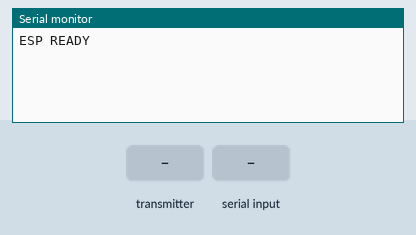
A sketch run on a simulated ESP8266 (NodeMCU). Parts: the last lines printed to the serial monitor. Inputs (shaded band) come from the test bench.

Above: at 1.3 s.
1.4 s: the transmitter starts sending cmd = 0
At 1.71 s:
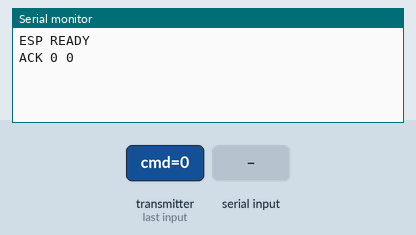
3.4 s: "TURN_ON\n" received over Serial
At 3.71 s:
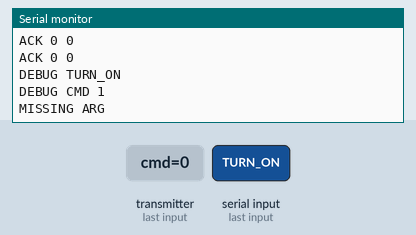
4.9 s: "TURN_OFF\n" received over Serial
At 5.21 s:
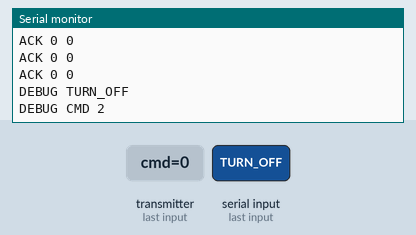
6.4 s: "90,45\n" received over Serial
At 6.71 s:
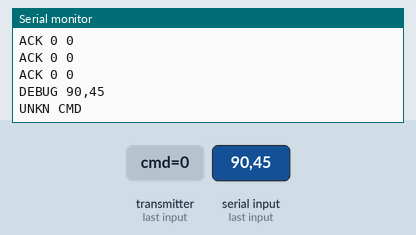
7.9 s: "3\n" received over Serial
At 8.21 s:
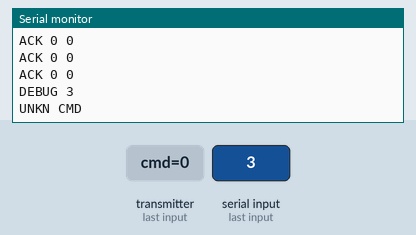
9.4 s: "TURN_ON,45\n" received over Serial
At 9.71 s:
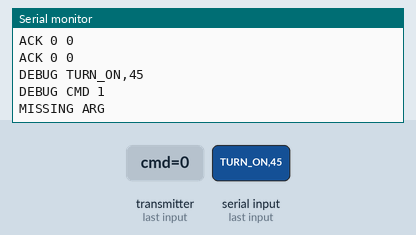

The sketch:

sender.ino
```cpp
#include <ESP8266WiFi.h>
#include <espnow.h>

//1 -> faire sonner + duration
//2 -> arretr faire sonner
//3 -> porte ouverte
//4 -> porte fermer
//5 -> ack
//6 -> error


// ──────────────────────────────────────────
//  Structure envoyée au MASTER
// ──────────────────────────────────────────
typedef struct {
    uint8_t cmd;
    uint8_t arg;
} message_t;

uint8_t masterAddr[] = {0xA4, 0xCF, 0x12, 0xEA, 0x72, 0xE7};


// ──────────────────────────────────────────
//         Réception ACK MASTER
// ──────────────────────────────────────────
void onReceive(uint8_t *mac, uint8_t *data, uint8_t len) {
    if (len != sizeof(message_t)) return;

    message_t msg;
    memcpy(&msg, data, sizeof(msg));

    // Si c'est un message d'état du bouton
    if (msg.cmd == 3) {
        Serial.println("DOOR OPEN");
        return;
    }

    if (msg.cmd == 4) {
        Serial.println("DOOR CLOSE");
        return;
    }

    Serial.printf("ACK %d %d\n", msg.cmd, msg.arg);

}

// ──────────────────────────────────────────
//     Envoi avec retry ×5 + attente ACK
// ──────────────────────────────────────────
void sendCommand(uint8_t cmd, uint8_t arg) {
    message_t msg;
    msg.cmd = cmd;
    msg.arg = arg;

    esp_now_send(masterAddr, (uint8_t*)&msg, sizeof(msg));
    delay(250);

}

// ──────────────────────────────────────────
//            SETUP
// ──────────────────────────────────────────
void setup() {
    Serial.begin(115200);
    delay(100);

    WiFi.mode(WIFI_STA);
    WiFi.disconnect();

    if (esp_now_init() != 0) {
        Serial.println("ESP ERROR");
        return;
    }

    esp_now_set_self_role(ESP_NOW_ROLE_COMBO);
    esp_now_add_peer(masterAddr, ESP_NOW_ROLE_COMBO, 1, NULL, 0);
    esp_now_register_recv_cb(onReceive);

    Serial.println("ESP READY");
}

// ──────────────────────────────────────────
//            LOOP — Analyse Série
// ──────────────────────────────────────────
void loop() {

    if (Serial.available()) {

        String input = Serial.readStringUntil('\n');

        Serial.print("DEBUG ");
        Serial.println(input);

        input.trim();

        // ─────────── ALLUMAGE AVEC DURÉE ───────────
        if (input.startsWith("TURN_ON")) {
            Serial.println("DEBUG CMD 1");

            int arg = 0;

            if (input.indexOf('(') > 0) {
                arg = input.substring(input.indexOf('(')+1, input.indexOf(')')).toInt();

                sendCommand(1, arg);
            }
            else{
              Serial.println("MISSING ARG");
            }

        }

        // ─────────── EXTINCTION SIMPLE ───────────
        else if (input == "TURN_OFF") {
            Serial.println("DEBUG CMD 2");
            sendCommand(2, 0);
        }


        else {
            Serial.println("UNKN CMD");
        }
    }

    delay(10);
}
```

Measured:
- after the input at 1.4 s, the serial monitor: prints a new line at once (image 1)
- after the input at 3.4 s, the serial monitor: prints a new line at once (image 2)
- after the input at 4.9 s, the serial monitor: prints a new line at once (image 3)
- after the input at 6.4 s, the serial monitor: prints a new line at once (image 4)
- after the input at 7.9 s, the serial monitor: prints a new line at once (image 5)
- after the input at 9.4 s, the serial monitor: prints a new line at once (image 6)
